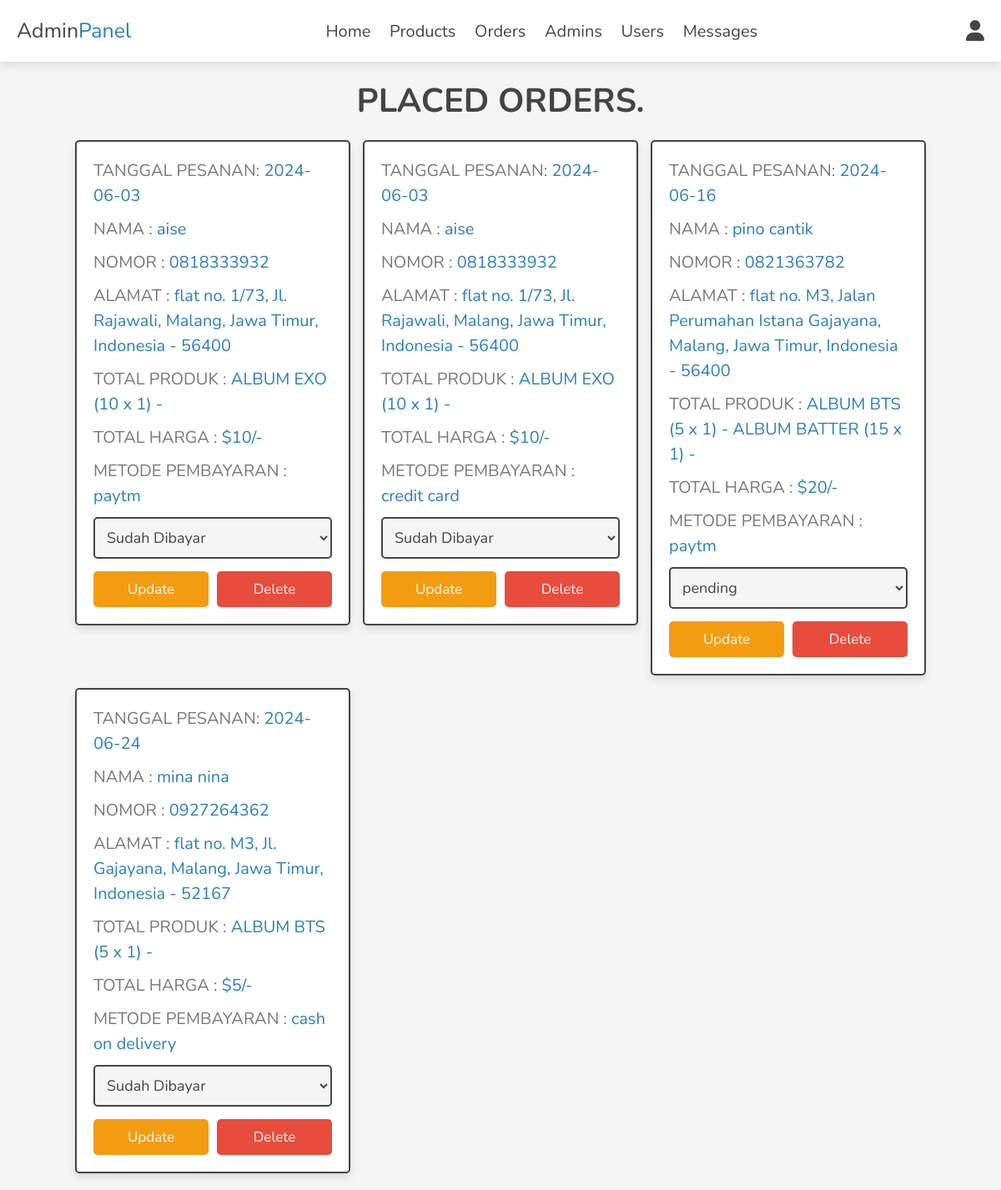
/admin/placed_orders.php (signed in), run on the app's committed database.
### tables this page shows
CREATE TABLE `orders` (
  `id` int(100) NOT NULL,
  `user_id` int(100) NOT NULL,
  `name` varchar(20) NOT NULL,
  `number` varchar(10) NOT NULL,
  `email` varchar(50) NOT NULL,
  `method` varchar(50) NOT NULL,
  `address` varchar(500) NOT NULL,
  `total_products` varchar(1000) NOT NULL,
  `total_price` int(100) NOT NULL,
  `placed_on` date NOT NULL DEFAULT current_timestamp(),
  `payment_status` varchar(20) NOT NULL DEFAULT 'pending'
);

### admin/placed_orders.php (the view, shortened to what this page needs)
<?php
include '../components/connect.php';
?>
<!DOCTYPE html>
<html lang="en">
<head>
   <link rel="stylesheet" href="https://cdnjs.cloudflare.com/ajax/libs/font-awesome/6.1.1/css/all.min.css">
   <link rel="stylesheet" href="../css/admin_style.css">
</head>
<body>
<?php include '../components/admin_header.php'; ?>
<section class="orders">
<h1 class="heading">Placed Orders.</h1>
<div class="box-container">
   <?php
      $select_orders = $conn->prepare("SELECT * FROM `orders`");
      $select_orders->execute();
      if($select_orders->rowCount() > 0){
         while($fetch_orders = $select_orders->fetch(PDO::FETCH_ASSOC)){
   ?>
   <div class="box">
      <p> TANGGAL PESANAN: <span><?= $fetch_orders['placed_on']; ?></span> </p>
      <p> NAMA : <span><?= $fetch_orders['name']; ?></span> </p>
      <p> NOMOR : <span><?= $fetch_orders['number']; ?></span> </p>
      <p> ALAMAT : <span><?= $fetch_orders['address']; ?></span> </p>
      <p> TOTAL PRODUK : <span><?= $fetch_orders['total_products']; ?></span> </p>
      <p> TOTAL HARGA : <span>$<?= $fetch_orders['total_price']; ?>/-</span> </p>
      <p> METODE PEMBAYARAN : <span><?= $fetch_orders['method']; ?></span> </p>
      <form action="" method="post">
         <select name="payment_status" class="select">
            <option selected disabled><?= $fetch_orders['payment_status']; ?></option>
         </select>
        <div class="flex-btn">
         <input type="submit" value="update" class="option-btn" name="update_payment">
         <a href="placed_orders.php?delete=<?= $fetch_orders['id']; ?>" class="delete-btn" onclick="return confirm('delete this order?');">delete</a>
        </div>
      </form>
   </div>
   <?php
         }
      }else{
         echo '<p class="empty">no orders placed yet!</p>';
      }
   ?>
</div>
</section>
</body>
</html>

### css/admin_style.css (style rules this page uses)
:root { --main-color: #2980b9; --orange: #f39c12; --red: #e74c3c; --black: #444; --white: #fff; --light-color: #777; --light-bg: #f5f5f5; --border: 0.2rem solid var(--black); --box-shadow: 0 0.5rem 1rem rgba(0, 0, 0, 0.1); }
* { font-family: "Nunito", sans-serif; margin: 0; padding: 0; box-sizing: border-box; outline: none; border: none; text-decoration: none; }
html { font-size: 62.5%; overflow-x: hidden; }
body { background-color: var(--light-bg); }
section { padding: 2rem; max-width: 1200px; margin: 0 auto; }
.heading { font-size: 4rem; color: var(--black); margin-bottom: 2rem; text-align: center; text-transform: uppercase; }
.btn, .delete-btn, .option-btn { display: block; width: 100%; margin-top: 1rem; border-radius: 0.5rem; padding: 1rem 3rem; font-size: 1.7rem; text-transform: capitalize; color: var(--white); cursor: pointer; text-align: center; }
.option-btn { background-color: var(--orange); }
.delete-btn { background-color: var(--red); }
.flex-btn { display: flex; gap: 1rem; }
.orders .box-container { display: grid; grid-template-columns: repeat(auto-fit, 33rem); gap: 1.5rem; align-items: flex-start; justify-content: center; }
.orders .box-container .box { padding: 2rem; padding-top: 1rem; border-radius: 0.5rem; border: var(--border); background-color: var(--white); box-shadow: var(--box-shadow); }
.orders .box-container .box p { line-height: 1.5; font-size: 2rem; color: var(--light-color); margin: 1rem 0; }
.orders .box-container .box p span { color: var(--main-color); }
.orders .box-container .select { margin-bottom: 0.5rem; width: 100%; background-color: var(--light-bg); padding: 1rem; font-size: 1.8rem; color: var(--black); border-radius: 0.5rem; border: var(--border); }

### data on the page
orders: placed_on "2024-06-03", name "aise", number "0818333932", address "flat no. 1/73, Jl. Rajawali, Malang, Jawa Timur, Indonesia - 56400", total_products "ALBUM EXO (10 x 1) -", total_price "10", method "paytm", payment_status "Sudah Dibayar"
orders: placed_on "2024-06-03", name "aise", number "0818333932", address "flat no. 1/73, Jl. Rajawali, Malang, Jawa Timur, Indonesia - 56400", total_products "ALBUM EXO (10 x 1) -", total_price "10", method "credit card", payment_status "Sudah Dibayar"
orders: placed_on "2024-06-16", name "pino cantik", number "0821363782", address "flat no. M3, Jalan Perumahan Istana Gajayana, Malang, Jawa Timur, Indonesia - 56400", total_products "ALBUM BTS (5 x 1) - ALBUM BATTER (15 x 1) -", total_price "20", method "paytm", payment_status "pending"
orders: placed_on "2024-06-24", name "mina nina", number "0927264362", address "flat no. M3, Jl. Gajayana, Malang, Jawa Timur, Indonesia - 52167", total_products "ALBUM BTS (5 x 1) -", total_price "5", method "cash on delivery", payment_status "Sudah Dibayar"
